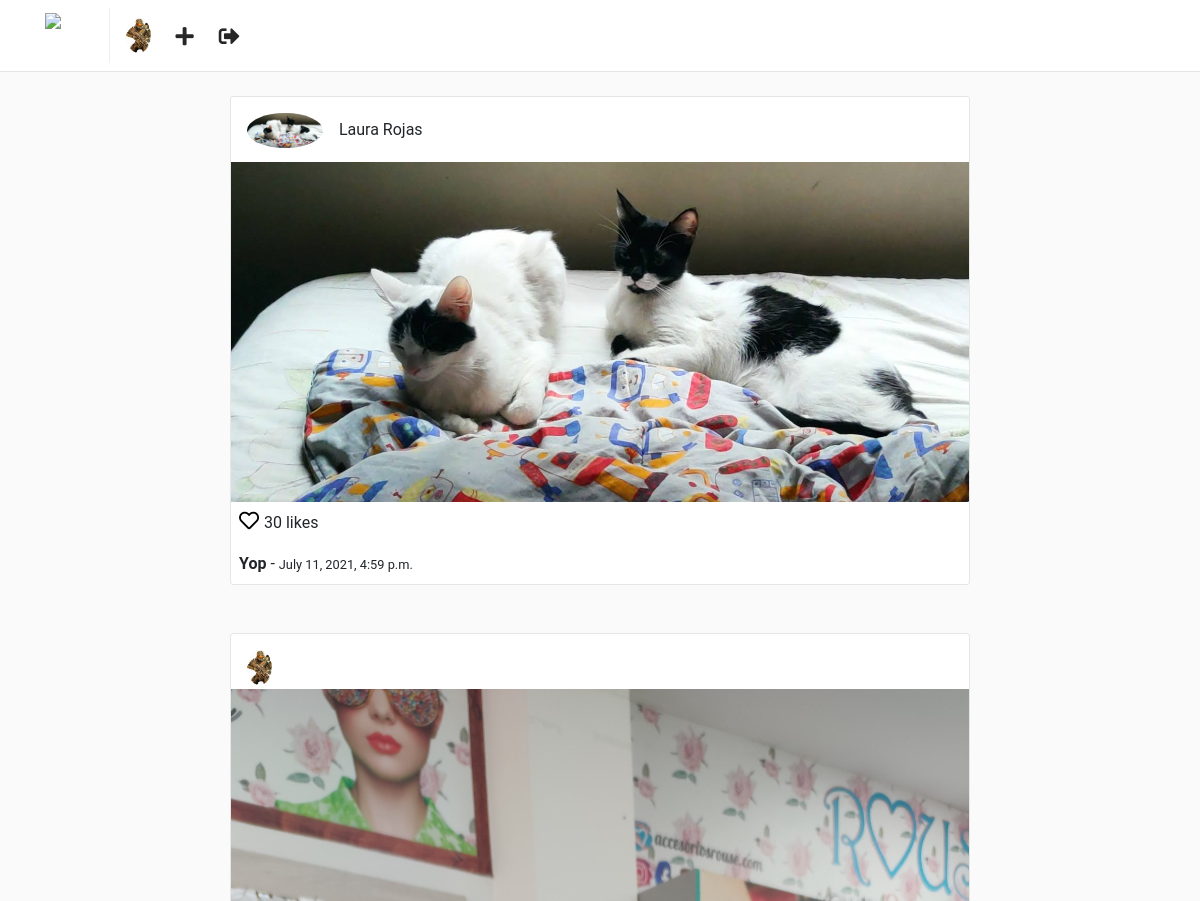
Before: / (signed in, upper part) with the older database file.
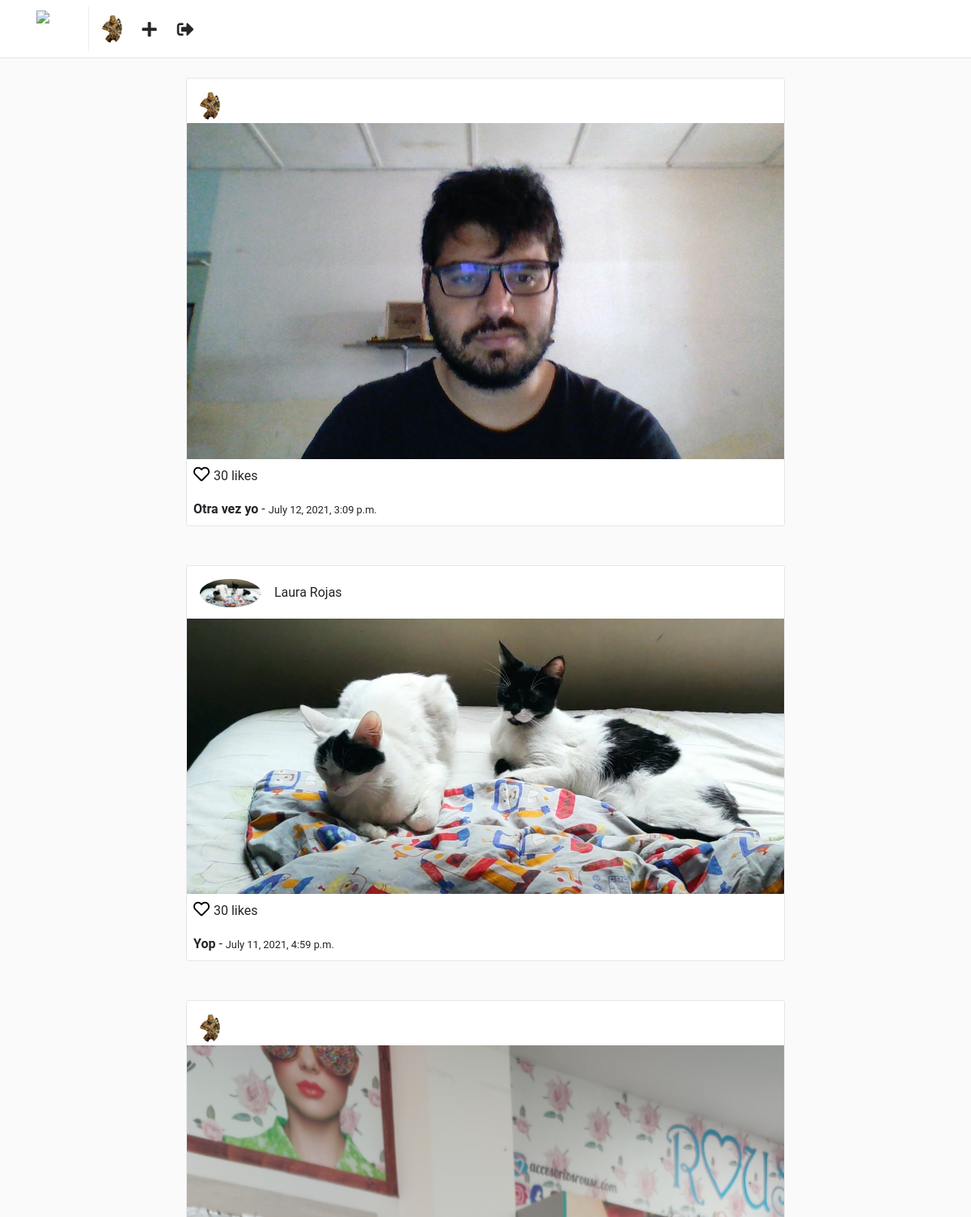
After: the same page with the newer database file.
### users/models.py (models this page shows, shortened)
class Profile(models.Model):
    user = models.OneToOneField(User, on_delete=models.CASCADE)
    website = models.URLField(max_length=200, blank=True)
    biography = models.TextField(blank=True)
    phone_number = models.CharField(max_length=20, blank=True)
    picture = models.ImageField(upload_to = 'users/pictures', blank=True, null=True)
    create = models.DateTimeField(auto_now_add=True)
    modifie =  models.DateTimeField(auto_now=True)

### posts/models.py (models this page shows, shortened)
class Post(models.Model):
    user = models.ForeignKey(User, on_delete=CASCADE)
    profile = models.ForeignKey('users.Profile', on_delete=CASCADE)
    title = models.CharField(max_length=255)
    photo = models.ImageField(upload_to = 'posts/photos')
    created = models.DateTimeField(auto_now_add=True)
    modified = models.DateTimeField(auto_now= True)

### posts/views.py (the view)
@login_required
def list_posts(request):
    posts = Post.objects.all().order_by('-created')
    return render(request, 'posts/feed.html',{'posts': posts})

### templates/posts/feed.html (shortened to what this page needs)
{% extends "base.html" %}
{% block container %}
    <div class="container">
        <div class="row">
            {% for post in posts %}
            <div class="col-sm-12 col-md-8 offset-md-2 mt-5 p-0 post-container">
                <div class="media pt-3 pl-3 pb-1">
                    <img class="mr-3 rounded-circle" height="35" src="{{ post.user.profile.picture.url }}" alt="{{ post.user.get_full_name }}">
                    <div class="media-body">
                        <p style="margin-top: 5px;">{{ post.user.get_full_name  }}</p>
                    </div>
                </div>
                <img style="width: 100%;" src="{{ post.photo.url }}" alt="{{ post.title }}">
                <p class="mt-1 ml-2" >
                    <a href="" style="color: #000; font-size: 20px;">
                        <i class="far fa-heart"></i>
                    </a> 30 likes
                </p>
                <p class="ml-2 mt-0 mb-2">
                    <b>{{ post.title }}</b> - <small>{{ post.created }}</small>
                </p>
            </div>
            {% endfor %}
        </div>
    </div>
{% endblock %}

### templates/base.html (shortened to what this page needs)
<!DOCTYPE html>
<html lang="en">
<head>
    {% load static %}
    <link rel="stylesheet" href="{% static 'css/bootstrap.min.css' %}" />
    <link rel="stylesheet" href="https://use.fontawesome.com/releases/v5.1.0/css/all.css">
    <link rel="stylesheet" href="{% static 'css/main.css' %}" />
</head>
<body>
    {% include "nav.html" %}
    <div class="container mt-5">
        {% block container %}
        {% endblock %}
    </div>
</body>
</html>

### templates/nav.html
{% load static %}
<nav class="navbar navbar-expand-lg fixed-top" id="main-navbar">
    <div class="container">
        <a class="navbar-brand pr-5" style="border-right: 1px solid #efefef;" href="{% url "posts:feed" %}">
            <img src="{% static "img/instagram.png" %}" height="45" class="d-inline-block align-top"/>
        </a>
        <div class="collapse navbar-collapse">
            <ul class="navbar-nav mr-auto">
                <li class="nav-item">
                    {% if request.user.profile.picture %}
                        <a href="">
                            <img src="{{ request.user.profile.picture.url }}" height="35" class="d-inline-block align-top rounded-circle"/>
                        </a>
                    {% else %}
                        <a href="">
                            <img src="{% static 'img/default-profile.png' %}" height="35" class="d-inline-block align-top rounded-circle"/>
                        </a>
                    {% endif %}
                </li>
                <li class="nav-item nav-icon">
                    <a href="{% url "posts:create_post"%}">
                        <i class="fas fa-plus"></i>
                    </a>
                </li>
                <li class="nav-item nav-icon">
                    <a href="{% url "users:logout" %}">
                        <i class="fas fa-sign-out-alt"></i>
                    </a>
                </li>
            </ul>
        </div>
    </div>
</nav>

### static/css/main.css (style rules this page uses)
html, body { background: #fafafa; height: 100%; width: 100%; font-family: 'Roboto', sans-serif; }
#main-navbar { background: #fff; border-bottom: 1px solid rgba(0,0,0,.0975); }
.post-container { background: #fff; border: 1px solid #e6e6e6; border-radius: 3px; }
.nav-icon a { color: #262626; font-size: 1.3em; display: block; margin-top: .2em; margin-left: 1.2em; font-weight: 100; }

Changed rows visible on the page:
added Post: user.profile.picture (picture), photo (picture), title "Otra vez yo", created "July 12, 2021, 3:09 p.m."
